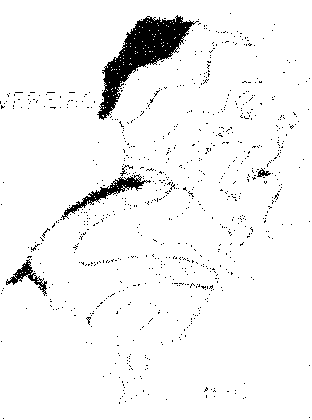
//> input picture Aula2/Exercicios/Exercicio1/fever-1.pgm, 312 x 420 px
$ ./Exercicio1   (built with g++ and OpenCV 4)
//> lines starting //> are read from the running program, lines starting //| are printed output that depends on the picture; after the words box and inside, x2 and y2 are one past the last pixel; in counts of white or black regions, pixels touching at a corner belong together
//mediana_ocv.cpp - 2024
 #include <opencv2/opencv.hpp>
 using namespace std;
 using namespace cv;

 int main(){
	 // Aplica um filtro medianBlur com janela 5x5
	 Mat_<uchar> a = imread("fever-1.pgm",0);
//> a: 420 rows x 312 cols, CV_8UC1; 95.4% white; 809 black regions (804 under 20 px), largest, box (x1, y1, x2, y2) and area: (97, 15, 199, 120) 3340, (61, 174, 151, 220) 714, (6, 259, 47, 296) 366, (257, 168, 271, 177) 57, (120, 165, 133, 176) 33
	 Mat_<uchar> b;
	 medianBlur(a,b,5);
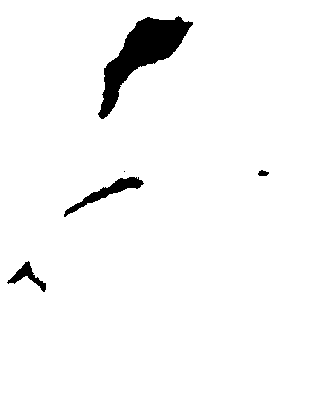
//> b: 420 rows x 312 cols, CV_8UC1; 96.5% white; 5 black regions (1 under 20 px), largest, box (x1, y1, x2, y2) and area: (98, 16, 193, 119) 3435, (64, 177, 144, 217) 700, (7, 261, 46, 292) 360, (258, 170, 269, 176) 48
	 imwrite("fever1Mediana.png",b);
	 // Aplica um filtro medianBlur com janela 11x11
	 Mat_<uchar> c = imread("fever-2.pgm",0);
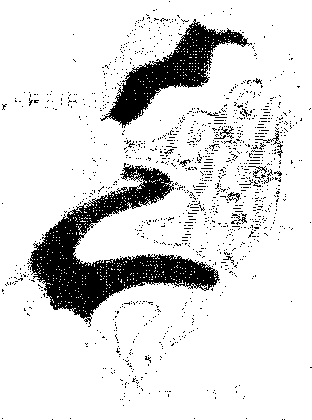
//> input picture Aula2/Exercicios/Exercicio1/fever-2.pgm, 312 x 420 px
//> c: 420 rows x 312 cols, CV_8UC1; 86.7% white; 1229 black regions (1214 under 20 px), largest, box (x1, y1, x2, y2) and area: (27, 163, 220, 327) 9561, (100, 19, 252, 128) 4517, (255, 130, 283, 158) 94
	 Mat_<uchar> d;
	 medianBlur(c,d,11);
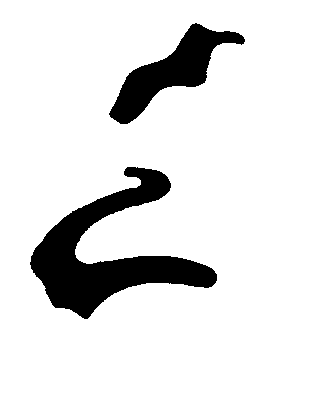
//> d: 420 rows x 312 cols, CV_8UC1; 88.9% white; 2 black regions, box (x1, y1, x2, y2) and area: (30, 167, 217, 319) 9943, (109, 23, 245, 124) 4611
	 imwrite("fever2Mediana.png",d);
 }
